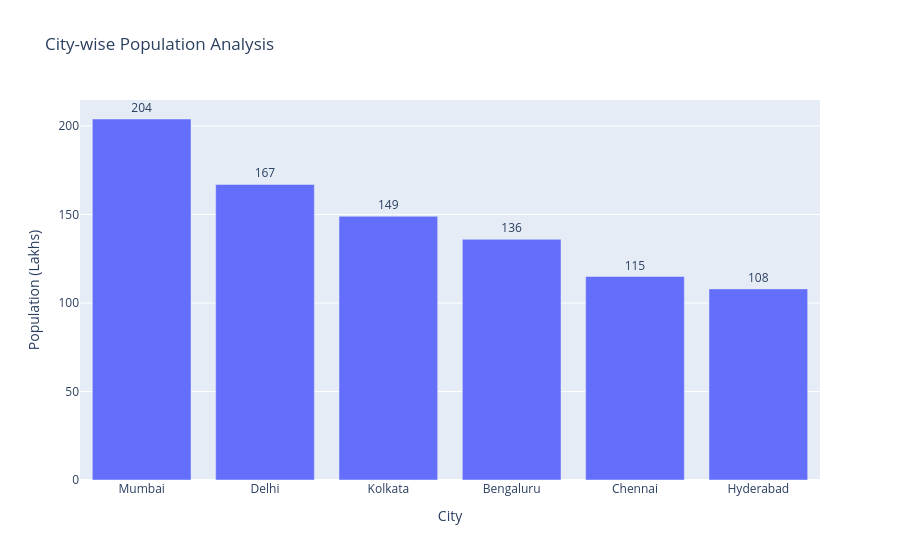

Source (notebook cell):
### Code cell
fig = px.bar(
    sorted_df,
    x="City",
    y="Population (Lakhs)",
    title="City-wise Population Analysis",
    text="Population (Lakhs)"
)

fig.update_traces(
    textposition="outside"
)

fig.update_layout(
    xaxis_title="City",
    yaxis_title="Population (Lakhs)"
)

fig.show()

### Figure 1 — Plotly figure (JSON) as saved in the notebook; plotly's stock layout.template omitted (floating-point values rounded to 4 significant figures)
{"data": [{"hovertemplate": "City=%{x}<br>Population (Lakhs)=%{text}<extra></extra>", "legendgroup": "", "marker": {"color": "#636efa", "pattern": {"shape": ""}}, "name": "", "orientation": "v", "showlegend": false, "text": [204.0, 167.0, 149.0, 136.0, 115.0, 108.0], "textposition": "outside", "type": "bar", "x": ["Mumbai", "Delhi", "Kolkata", "Bengaluru", "Chennai", "Hyderabad"], "xaxis": "x", "y": [204, 167, 149, 136, 115, 108], "yaxis": "y"}], "layout": {"barmode": "relative", "legend": {"tracegroupgap": 0}, "title": {"text": "City-wise Population Analysis"}, "xaxis": {"anchor": "y", "domain": [0, 1], "title": {"text": "City"}}, "yaxis": {"anchor": "x", "domain": [0, 1], "title": {"text": "Population (Lakhs)"}}}}
